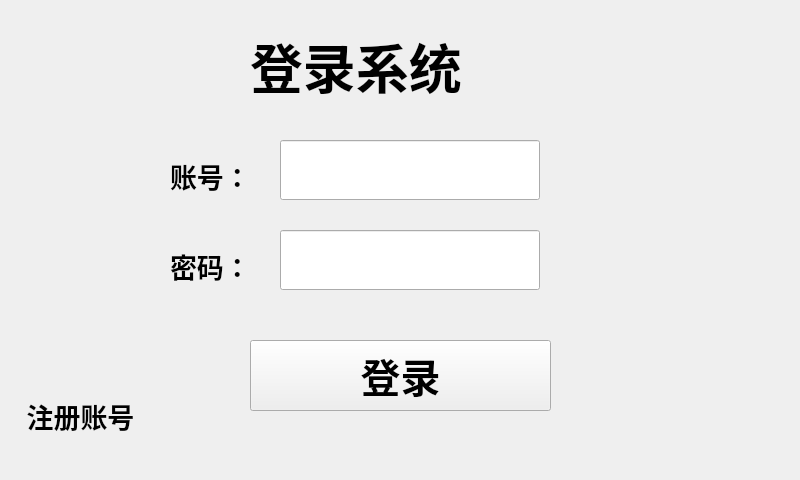
<?xml version="1.0" encoding="UTF-8"?>
<ui version="4.0">
 <class>MainWindow</class>
 <widget class="QMainWindow" name="MainWindow">
  <property name="geometry">
   <rect>
    <x>0</x>
    <y>0</y>
    <width>800</width>
    <height>480</height>
   </rect>
  </property>
  <property name="font">
   <font>
    <family>华文新魏</family>
    <pointsize>9</pointsize>
    <weight>75</weight>
    <italic>false</italic>
    <bold>true</bold>
    <underline>false</underline>
    <strikeout>false</strikeout>
   </font>
  </property>
  <property name="windowTitle">
   <string>MainWindow</string>
  </property>
  <widget class="QWidget" name="centralWidget">
   <widget class="QLineEdit" name="lineEdit">
    <property name="geometry">
     <rect>
      <x>280</x>
      <y>140</y>
      <width>260</width>
      <height>60</height>
     </rect>
    </property>
    <property name="text">
     <string/>
    </property>
   </widget>
   <widget class="QLineEdit" name="lineEdit_2">
    <property name="geometry">
     <rect>
      <x>280</x>
      <y>230</y>
      <width>260</width>
      <height>60</height>
     </rect>
    </property>
    <property name="text">
     <string/>
    </property>
   </widget>
   <widget class="QLabel" name="label">
    <property name="geometry">
     <rect>
      <x>170</x>
      <y>140</y>
      <width>91</width>
      <height>71</height>
     </rect>
    </property>
    <property name="font">
     <font>
      <pointsize>20</pointsize>
     </font>
    </property>
    <property name="text">
     <string>账号：</string>
    </property>
   </widget>
   <widget class="QLabel" name="label_2">
    <property name="geometry">
     <rect>
      <x>170</x>
      <y>240</y>
      <width>81</width>
      <height>51</height>
     </rect>
    </property>
    <property name="font">
     <font>
      <pointsize>20</pointsize>
     </font>
    </property>
    <property name="text">
     <string>密码：</string>
    </property>
   </widget>
   <widget class="QPushButton" name="pushButton">
    <property name="geometry">
     <rect>
      <x>10</x>
      <y>370</y>
      <width>141</width>
      <height>91</height>
     </rect>
    </property>
    <property name="font">
     <font>
      <family>华文楷体</family>
      <pointsize>20</pointsize>
     </font>
    </property>
    <property name="text">
     <string>注册账号</string>
    </property>
    <property name="flat">
     <bool>true</bool>
    </property>
   </widget>
   <widget class="QPushButton" name="pushButton_2">
    <property name="geometry">
     <rect>
      <x>250</x>
      <y>340</y>
      <width>301</width>
      <height>71</height>
     </rect>
    </property>
    <property name="font">
     <font>
      <pointsize>30</pointsize>
     </font>
    </property>
    <property name="text">
     <string>登录</string>
    </property>
    <property name="autoDefault">
     <bool>false</bool>
    </property>
    <property name="default">
     <bool>false</bool>
    </property>
    <property name="flat">
     <bool>false</bool>
    </property>
   </widget>
   <widget class="QLabel" name="label_3">
    <property name="geometry">
     <rect>
      <x>250</x>
      <y>0</y>
      <width>311</width>
      <height>131</height>
     </rect>
    </property>
    <property name="font">
     <font>
      <pointsize>40</pointsize>
     </font>
    </property>
    <property name="text">
     <string>登录系统</string>
    </property>
   </widget>
  </widget>
 </widget>
 <layoutdefault spacing="6" margin="11"/>
 <resources/>
 <connections/>
</ui>
